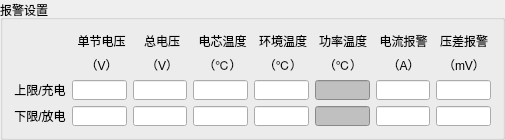
                            <widget class="QGroupBox" name="groupBox_22">
                             <property name="minimumSize">
                              <size>
                               <width>505</width>
                               <height>140</height>
                              </size>
                             </property>
                             <property name="maximumSize">
                              <size>
                               <width>505</width>
                               <height>140</height>
                              </size>
                             </property>
                             <property name="title">
                              <string>报警设置</string>
                             </property>
                             <layout class="QVBoxLayout" name="verticalLayout_44">
                              <property name="topMargin">
                               <number>12</number>
                              </property>
                              <item>
                               <layout class="QHBoxLayout" name="horizontalLayout_152">
                                <item>
                                 <widget class="QLabel" name="label_204">
                                  <property name="minimumSize">
                                   <size>
                                    <width>54</width>
                                    <height>0</height>
                                   </size>
                                  </property>
                                  <property name="text">
                                   <string/>
                                  </property>
                                  <property name="alignment">
                                   <set>Qt::AlignCenter</set>
                                  </property>
                                 </widget>
                                </item>
                                <item>
                                 <widget class="QLabel" name="label_205">
                                  <property name="text">
                                   <string>单节电压</string>
                                  </property>
                                  <property name="alignment">
                                   <set>Qt::AlignCenter</set>
                                  </property>
                                 </widget>
                                </item>
                                <item>
                                 <widget class="QLabel" name="label_206">
                                  <property name="text">
                                   <string>总电压</string>
                                  </property>
                                  <property name="alignment">
                                   <set>Qt::AlignCenter</set>
                                  </property>
                                 </widget>
                                </item>
                                <item>
                                 <widget class="QLabel" name="label_207">
                                  <property name="text">
                                   <string>电芯温度</string>
                                  </property>
                                  <property name="alignment">
                                   <set>Qt::AlignCenter</set>
                                  </property>
                                 </widget>
                                </item>
                                <item>
                                 <widget class="QLabel" name="label_208">
                                  <property name="text">
                                   <string>环境温度</string>
                                  </property>
                                  <property name="alignment">
                                   <set>Qt::AlignCenter</set>
                                  </property>
                                 </widget>
                                </item>
                                <item>
                                 <widget class="QLabel" name="label_209">
                                  <property name="text">
                                   <string>功率温度</string>
                                  </property>
                                  <property name="alignment">
                                   <set>Qt::AlignCenter</set>
                                  </property>
                                 </widget>
                                </item>
                                <item>
                                 <widget class="QLabel" name="label_210">
                                  <property name="text">
                                   <string>电流报警</string>
                                  </property>
                                  <property name="alignment">
                                   <set>Qt::AlignCenter</set>
                                  </property>
                                 </widget>
                                </item>
                                <item>
                                 <widget class="QLabel" name="label_211">
                                  <property name="text">
                                   <string>压差报警</string>
                                  </property>
                                  <property name="alignment">
                                   <set>Qt::AlignCenter</set>
                                  </property>
                                 </widget>
                                </item>
                               </layout>
                              </item>
                              <item>
                               <layout class="QHBoxLayout" name="horizontalLayout_153">
                                <item>
                                 <widget class="QLabel" name="label_212">
                                  <property name="minimumSize">
                                   <size>
                                    <width>54</width>
                                    <height>0</height>
                                   </size>
                                  </property>
                                  <property name="text">
                                   <string/>
                                  </property>
                                  <property name="alignment">
                                   <set>Qt::AlignCenter</set>
                                  </property>
                                 </widget>
                                </item>
                                <item>
                                 <widget class="QLabel" name="label_213">
                                  <property name="text">
                                   <string>（V）</string>
                                  </property>
                                  <property name="alignment">
                                   <set>Qt::AlignCenter</set>
                                  </property>
                                 </widget>
                                </item>
                                <item>
                                 <widget class="QLabel" name="label_214">
                                  <property name="text">
                                   <string>（V）</string>
                                  </property>
                                  <property name="alignment">
                                   <set>Qt::AlignCenter</set>
                                  </property>
                                 </widget>
                                </item>
                                <item>
                                 <widget class="QLabel" name="label_215">
                                  <property name="text">
                                   <string>（℃）</string>
                                  </property>
                                  <property name="alignment">
                                   <set>Qt::AlignCenter</set>
                                  </property>
                                 </widget>
                                </item>
                                <item>
                                 <widget class="QLabel" name="label_216">
                                  <property name="text">
                                   <string>（℃）</string>
                                  </property>
                                  <property name="alignment">
                                   <set>Qt::AlignCenter</set>
                                  </property>
                                 </widget>
                                </item>
                                <item>
                                 <widget class="QLabel" name="label_217">
                                  <property name="text">
                                   <string>（℃）</string>
                                  </property>
                                  <property name="alignment">
                                   <set>Qt::AlignCenter</set>
                                  </property>
                                 </widget>
                                </item>
                                <item>
                                 <widget class="QLabel" name="label_218">
                                  <property name="text">
                                   <string>（A）</string>
                                  </property>
                                  <property name="alignment">
                                   <set>Qt::AlignCenter</set>
                                  </property>
                                 </widget>
                                </item>
                                <item>
                                 <widget class="QLabel" name="label_219">
                                  <property name="text">
                                   <string>（mV）</string>
                                  </property>
                                  <property name="alignment">
                                   <set>Qt::AlignCenter</set>
                                  </property>
                                 </widget>
                                </item>
                               </layout>
                              </item>
                              <item>
                               <layout class="QHBoxLayout" name="horizontalLayout_154">
                                <item>
                                 <widget class="QLabel" name="label_220">
                                  <property name="text">
                                   <string>上限/充电</string>
                                  </property>
                                  <property name="alignment">
                                   <set>Qt::AlignCenter</set>
                                  </property>
                                 </widget>
                                </item>
                                <item>
                                 <widget class="QLineEdit" name="lineEdit_67">
                                  <property name="alignment">
                                   <set>Qt::AlignCenter</set>
                                  </property>
                                 </widget>
                                </item>
                                <item>
                                 <widget class="QLineEdit" name="lineEdit_68">
                                  <property name="alignment">
                                   <set>Qt::AlignCenter</set>
                                  </property>
                                 </widget>
                                </item>
                                <item>
                                 <widget class="QLineEdit" name="lineEdit_69">
                                  <property name="alignment">
                                   <set>Qt::AlignCenter</set>
                                  </property>
                                 </widget>
                                </item>
                                <item>
                                 <widget class="QLineEdit" name="lineEdit_70">
                                  <property name="alignment">
                                   <set>Qt::AlignCenter</set>
                                  </property>
                                 </widget>
                                </item>
                                <item>
                                 <widget class="QLineEdit" name="lineEdit_71">
                                  <property name="styleSheet">
                                   <string notr="true">background-color: rgb(192, 192, 192);</string>
                                  </property>
                                  <property name="alignment">
                                   <set>Qt::AlignCenter</set>
                                  </property>
                                  <property name="readOnly">
                                   <bool>true</bool>
                                  </property>
                                 </widget>
                                </item>
                                <item>
                                 <widget class="QLineEdit" name="lineEdit_72">
                                  <property name="alignment">
                                   <set>Qt::AlignCenter</set>
                                  </property>
                                 </widget>
                                </item>
                                <item>
                                 <widget class="QLineEdit" name="lineEdit_73">
                                  <property name="alignment">
                                   <set>Qt::AlignCenter</set>
                                  </property>
                                 </widget>
                                </item>
                               </layout>
                              </item>
                              <item>
                               <layout class="QHBoxLayout" name="horizontalLayout_155">
                                <item>
                                 <widget class="QLabel" name="label_221">
                                  <property name="text">
                                   <string>下限/放电</string>
                                  </property>
                                  <property name="alignment">
                                   <set>Qt::AlignCenter</set>
                                  </property>
                                 </widget>
                                </item>
                                <item>
                                 <widget class="QLineEdit" name="lineEdit_74">
                                  <property name="alignment">
                                   <set>Qt::AlignCenter</set>
                                  </property>
                                 </widget>
                                </item>
                                <item>
                                 <widget class="QLineEdit" name="lineEdit_75">
                                  <property name="alignment">
                                   <set>Qt::AlignCenter</set>
                                  </property>
                                 </widget>
                                </item>
                                <item>
                                 <widget class="QLineEdit" name="lineEdit_76">
                                  <property name="alignment">
                                   <set>Qt::AlignCenter</set>
                                  </property>
                                 </widget>
                                </item>
                                <item>
                                 <widget class="QLineEdit" name="lineEdit_77">
                                  <property name="alignment">
                                   <set>Qt::AlignCenter</set>
                                  </property>
                                 </widget>
                                </item>
                                <item>
                                 <widget class="QLineEdit" name="lineEdit_78">
                                  <property name="styleSheet">
                                   <string notr="true">background-color: rgb(192, 192, 192);</string>
                                  </property>
                                  <property name="alignment">
                                   <set>Qt::AlignCenter</set>
                                  </property>
                                  <property name="readOnly">
                                   <bool>true</bool>
                                  </property>
                                 </widget>
                                </item>
                                <item>
                                 <widget class="QLineEdit" name="lineEdit_79">
                                  <property name="alignment">
                                   <set>Qt::AlignCenter</set>
                                  </property>
                                 </widget>
                                </item>
                                <item>
                                 <widget class="QLineEdit" name="lineEdit_80">
                                  <property name="alignment">
                                   <set>Qt::AlignCenter</set>
                                  </property>
                                 </widget>
                                </item>
                               </layout>
                              </item>
                             </layout>
                            </widget>
